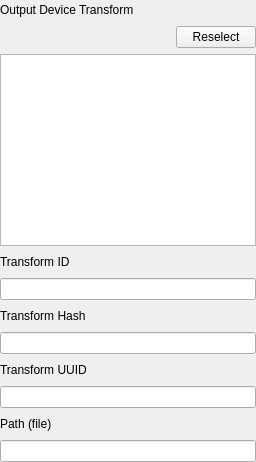
                  <widget class="QWidget" name="tab_33">
                   <property name="sizePolicy">
                    <sizepolicy hsizetype="Preferred" vsizetype="Preferred">
                     <horstretch>0</horstretch>
                     <verstretch>0</verstretch>
                    </sizepolicy>
                   </property>
                   <attribute name="title">
                    <string>ODT</string>
                   </attribute>
                   <layout class="QVBoxLayout" name="verticalLayout_42">
                    <property name="leftMargin">
                     <number>0</number>
                    </property>
                    <property name="topMargin">
                     <number>0</number>
                    </property>
                    <property name="rightMargin">
                     <number>0</number>
                    </property>
                    <property name="bottomMargin">
                     <number>0</number>
                    </property>
                    <item>
                     <layout class="QHBoxLayout" name="horizontalLayout_207">
                      <item>
                       <widget class="QLabel" name="label_245">
                        <property name="text">
                         <string>Output Device Transform</string>
                        </property>
                       </widget>
                      </item>
                      <item>
                       <spacer name="horizontalSpacer_193">
                        <property name="orientation">
                         <enum>Qt::Horizontal</enum>
                        </property>
                        <property name="sizeHint" stdset="0">
                         <size>
                          <width>40</width>
                          <height>20</height>
                         </size>
                        </property>
                       </spacer>
                      </item>
                     </layout>
                    </item>
                    <item>
                     <layout class="QHBoxLayout" name="horizontalLayout_224">
                      <item>
                       <spacer name="horizontalSpacer_213">
                        <property name="orientation">
                         <enum>Qt::Horizontal</enum>
                        </property>
                        <property name="sizeHint" stdset="0">
                         <size>
                          <width>40</width>
                          <height>20</height>
                         </size>
                        </property>
                       </spacer>
                      </item>
                      <item>
                       <widget class="QPushButton" name="pushButton_7">
                        <property name="text">
                         <string>Reselect</string>
                        </property>
                       </widget>
                      </item>
                     </layout>
                    </item>
                    <item>
                     <widget class="QTextEdit" name="outputDeviceTransform_description_textEdit">
                      <property name="sizePolicy">
                       <sizepolicy hsizetype="Expanding" vsizetype="Minimum">
                        <horstretch>0</horstretch>
                        <verstretch>0</verstretch>
                       </sizepolicy>
                      </property>
                      <property name="minimumSize">
                       <size>
                        <width>0</width>
                        <height>40</height>
                       </size>
                      </property>
                     </widget>
                    </item>
                    <item>
                     <layout class="QHBoxLayout" name="horizontalLayout_210">
                      <item>
                       <widget class="QLabel" name="label_248">
                        <property name="text">
                         <string>Transform ID</string>
                        </property>
                       </widget>
                      </item>
                      <item>
                       <spacer name="horizontalSpacer_196">
                        <property name="orientation">
                         <enum>Qt::Horizontal</enum>
                        </property>
                        <property name="sizeHint" stdset="0">
                         <size>
                          <width>40</width>
                          <height>20</height>
                         </size>
                        </property>
                       </spacer>
                      </item>
                     </layout>
                    </item>
                    <item>
                     <widget class="QLineEdit" name="outputDeviceTransform_transformId_lineEdit"/>
                    </item>
                    <item>
                     <layout class="QHBoxLayout" name="horizontalLayout_211">
                      <item>
                       <widget class="QLabel" name="label_249">
                        <property name="text">
                         <string>Transform Hash</string>
                        </property>
                       </widget>
                      </item>
                      <item>
                       <spacer name="horizontalSpacer_197">
                        <property name="orientation">
                         <enum>Qt::Horizontal</enum>
                        </property>
                        <property name="sizeHint" stdset="0">
                         <size>
                          <width>40</width>
                          <height>20</height>
                         </size>
                        </property>
                       </spacer>
                      </item>
                     </layout>
                    </item>
                    <item>
                     <widget class="QLineEdit" name="outputDeviceTransform_hash_lineEdit"/>
                    </item>
                    <item>
                     <layout class="QHBoxLayout" name="horizontalLayout_209">
                      <item>
                       <widget class="QLabel" name="label_247">
                        <property name="text">
                         <string>Transform UUID</string>
                        </property>
                       </widget>
                      </item>
                      <item>
                       <spacer name="horizontalSpacer_195">
                        <property name="orientation">
                         <enum>Qt::Horizontal</enum>
                        </property>
                        <property name="sizeHint" stdset="0">
                         <size>
                          <width>40</width>
                          <height>20</height>
                         </size>
                        </property>
                       </spacer>
                      </item>
                     </layout>
                    </item>
                    <item>
                     <widget class="QLineEdit" name="outputDeviceTransform_uuid_lineEdit"/>
                    </item>
                    <item>
                     <layout class="QHBoxLayout" name="horizontalLayout_208">
                      <item>
                       <widget class="QLabel" name="label_246">
                        <property name="text">
                         <string>Path (file)</string>
                        </property>
                       </widget>
                      </item>
                      <item>
                       <spacer name="horizontalSpacer_194">
                        <property name="orientation">
                         <enum>Qt::Horizontal</enum>
                        </property>
                        <property name="sizeHint" stdset="0">
                         <size>
                          <width>40</width>
                          <height>20</height>
                         </size>
                        </property>
                       </spacer>
                      </item>
                     </layout>
                    </item>
                    <item>
                     <widget class="QLineEdit" name="outputDeviceTransform_file_lineEdit"/>
                    </item>
                   </layout>
                  </widget>
